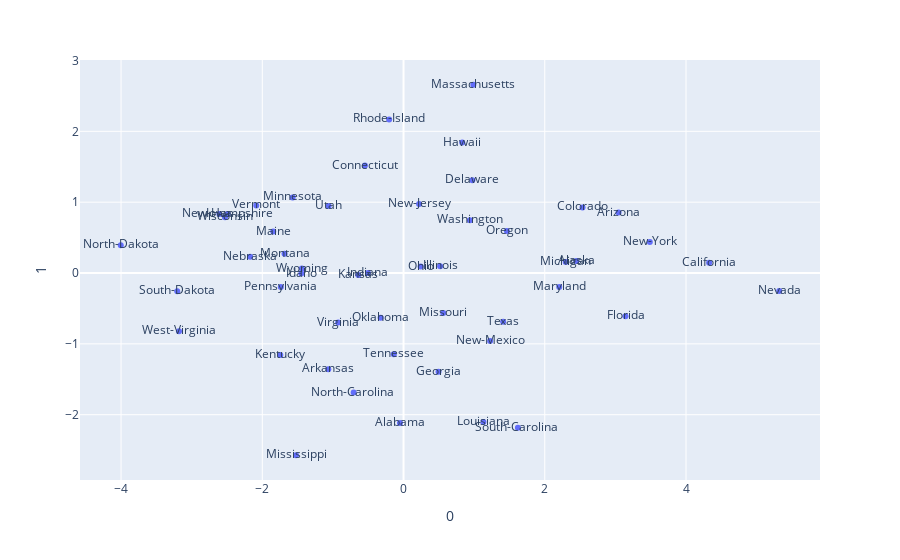

The cell this chart's notebook holds for it:
### Code cell
import plotly.express as px
fig = px.scatter(df, x=0, y=1, text=df.index)
fig

### Figure 1 — Plotly figure (JSON) as saved in the notebook; plotly's stock layout.template omitted (floating-point values rounded to 4 significant figures)
{"data": [{"hovertemplate": "0=%{x}<br>1=%{y}<br>index=%{text}<extra></extra>", "legendgroup": "", "marker": {"color": "#636efa", "symbol": "circle"}, "mode": "markers+text", "name": "", "orientation": "v", "showlegend": false, "text": ["Alabama", "Alaska", "Arizona", "Arkansas", "California", "Colorado", "Connecticut", "Delaware", "Florida", "Georgia", "Hawaii", "Idaho", "Illinois", "Indiana", "Iowa", "Kansas", "Kentucky", "Louisiana", "Maine", "Maryland", "Massachusetts", "Michigan", "Minnesota", "Mississippi", "Missouri", "Montana", "Nebraska", "Nevada", "New-Hampshire", "New-Jersey", "New-Mexico", "New-York", "North-Carolina ", "North-Dakota", "Ohio", "Oklahoma", "Oregon", "Pennsylvania", "Rhode-Island", "South-Carolina ", "South-Dakota", "Tennessee", "Texas", "Utah", "Vermont", "Virginia", "Washington", "West-Virginia", "Wisconsin", "Wyoming"], "type": "scatter", "x": [-0.05039, 2.446, 3.045, -1.065, 4.327, 2.535, -0.5468, 0.9744, 3.143, 0.4954, 0.8315, -1.447, 0.5181, -0.505, -2.608, -0.6405, -1.744, 1.132, -1.845, 2.205, 0.9884, 2.296, -1.57, -1.523, 0.562, -1.685, -2.173, 5.32, -2.491, 0.2201, 1.226, 3.488, -0.7064, -4.004, 0.242, -0.3246, 1.464, -1.738, -0.2036, 1.62, -3.204, -0.138, 1.411, -1.061, -2.085, -0.9255, 0.94, -3.18, -2.528, -1.439], "xaxis": "x", "y": [-2.117, 0.1682, 0.8535, -1.359, 0.1446, 0.9259, 1.516, 1.31, -0.61, -1.395, 1.842, -0.008087, 0.09519, 2.63e-05, 0.8331, -0.02833, -1.158, -2.104, 0.5847, -0.1967, 2.658, 0.1564, 1.067, -2.573, -0.5642, 0.2737, 0.228, -0.2552, 0.8334, 0.974, -0.9604, 0.4373, -1.687, 0.3916, 0.09145, -0.6306, 0.592, -0.1979, 2.168, -2.184, -0.257, -1.146, -0.6882, 0.9461, 0.9546, -0.6997, 0.7453, -0.8225, 0.7888, 0.06332], "yaxis": "y"}], "layout": {"legend": {"tracegroupgap": 0}, "margin": {"t": 60}, "xaxis": {"anchor": "y", "domain": [0, 1], "title": {"text": "0"}}, "yaxis": {"anchor": "x", "domain": [0, 1], "title": {"text": "1"}}}}
